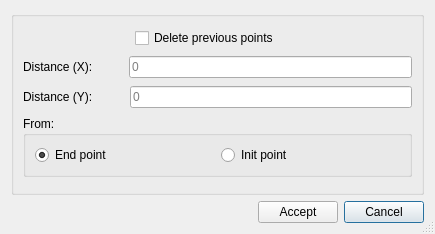
<?xml version="1.0" encoding="UTF-8"?>
<ui version="4.0">
 <class>dlg_auxpoint</class>
 <widget class="QDialog" name="dlg_auxpoint">
  <property name="geometry">
   <rect>
    <x>0</x>
    <y>0</y>
    <width>435</width>
    <height>234</height>
   </rect>
  </property>
  <property name="windowTitle">
   <string>CAD Add point</string>
  </property>
  <property name="sizeGripEnabled">
   <bool>true</bool>
  </property>
  <layout class="QGridLayout" name="gridLayout_3">
   <item row="2" column="0">
    <spacer name="horizontalSpacer">
     <property name="orientation">
      <enum>Qt::Horizontal</enum>
     </property>
     <property name="sizeType">
      <enum>QSizePolicy::Expanding</enum>
     </property>
     <property name="sizeHint" stdset="0">
      <size>
       <width>40</width>
       <height>20</height>
      </size>
     </property>
    </spacer>
   </item>
   <item row="2" column="2">
    <widget class="QPushButton" name="btn_cancel">
     <property name="text">
      <string>Cancel</string>
     </property>
    </widget>
   </item>
   <item row="2" column="1">
    <widget class="QPushButton" name="btn_accept">
     <property name="text">
      <string>Accept</string>
     </property>
    </widget>
   </item>
   <item row="0" column="0" rowspan="2" colspan="3">
    <widget class="QGroupBox" name="bg_state">
     <property name="title">
      <string/>
     </property>
     <layout class="QVBoxLayout" name="verticalLayout">
      <item>
       <layout class="QHBoxLayout" name="horizontalLayout">
        <item>
         <spacer name="horizontalSpacer_2">
          <property name="orientation">
           <enum>Qt::Horizontal</enum>
          </property>
          <property name="sizeType">
           <enum>QSizePolicy::Fixed</enum>
          </property>
          <property name="sizeHint" stdset="0">
           <size>
            <width>112</width>
            <height>20</height>
           </size>
          </property>
         </spacer>
        </item>
        <item>
         <widget class="QCheckBox" name="chk_delete_prev">
          <property name="text">
           <string>Delete previous points</string>
          </property>
         </widget>
        </item>
       </layout>
      </item>
      <item>
       <layout class="QHBoxLayout" name="horizontalLayout_3">
        <item>
         <widget class="QLabel" name="lbl_distx">
          <property name="text">
           <string>Distance (X):</string>
          </property>
         </widget>
        </item>
        <item>
         <spacer name="horizontalSpacer_3">
          <property name="orientation">
           <enum>Qt::Horizontal</enum>
          </property>
          <property name="sizeType">
           <enum>QSizePolicy::Fixed</enum>
          </property>
          <property name="sizeHint" stdset="0">
           <size>
            <width>30</width>
            <height>20</height>
           </size>
          </property>
         </spacer>
        </item>
        <item>
         <widget class="QLineEdit" name="dist_x">
          <property name="placeholderText">
           <string>0</string>
          </property>
         </widget>
        </item>
       </layout>
      </item>
      <item>
       <layout class="QHBoxLayout" name="horizontalLayout_4">
        <item>
         <widget class="QLabel" name="lbl_disty">
          <property name="text">
           <string>Distance (Y):</string>
          </property>
         </widget>
        </item>
        <item>
         <spacer name="horizontalSpacer_4">
          <property name="orientation">
           <enum>Qt::Horizontal</enum>
          </property>
          <property name="sizeType">
           <enum>QSizePolicy::Fixed</enum>
          </property>
          <property name="sizeHint" stdset="0">
           <size>
            <width>31</width>
            <height>20</height>
           </size>
          </property>
         </spacer>
        </item>
        <item>
         <widget class="QLineEdit" name="dist_y">
          <property name="placeholderText">
           <string>0</string>
          </property>
         </widget>
        </item>
       </layout>
      </item>
      <item>
       <widget class="QGroupBox" name="groupBox">
        <property name="sizePolicy">
         <sizepolicy hsizetype="Preferred" vsizetype="Fixed">
          <horstretch>0</horstretch>
          <verstretch>0</verstretch>
         </sizepolicy>
        </property>
        <property name="title">
         <string>From:</string>
        </property>
        <layout class="QHBoxLayout" name="horizontalLayout_2">
         <item>
          <layout class="QGridLayout" name="gridLayout">
           <item row="0" column="0">
            <widget class="QRadioButton" name="rb_right">
             <property name="text">
              <string>End point</string>
             </property>
             <property name="checked">
              <bool>true</bool>
             </property>
            </widget>
           </item>
           <item row="0" column="1">
            <widget class="QRadioButton" name="rb_left">
             <property name="text">
              <string>Init point</string>
             </property>
            </widget>
           </item>
          </layout>
         </item>
        </layout>
       </widget>
      </item>
     </layout>
    </widget>
   </item>
  </layout>
 </widget>
 <resources/>
 <connections/>
 <designerdata>
  <property name="gridDeltaX">
   <number>5</number>
  </property>
  <property name="gridDeltaY">
   <number>5</number>
  </property>
  <property name="gridSnapX">
   <bool>true</bool>
  </property>
  <property name="gridSnapY">
   <bool>true</bool>
  </property>
  <property name="gridVisible">
   <bool>true</bool>
  </property>
 </designerdata>
</ui>
